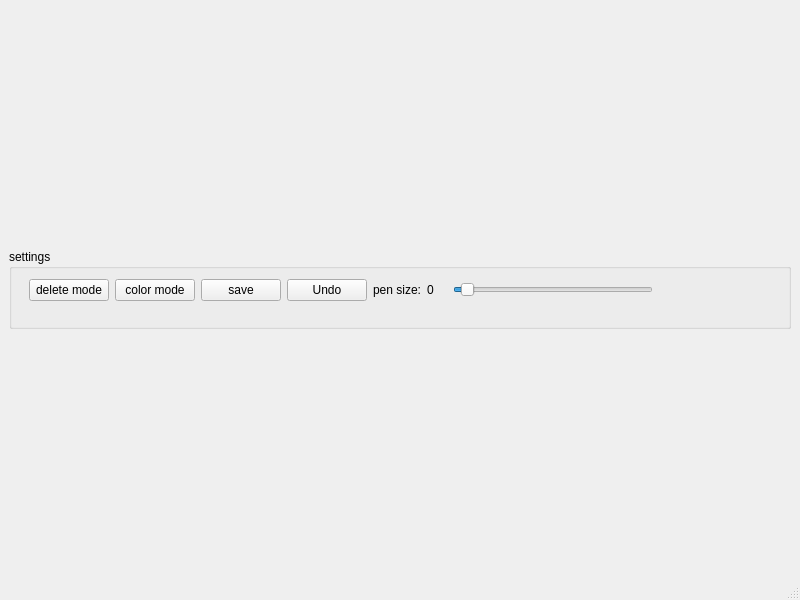
<?xml version="1.0" encoding="UTF-8"?>
<ui version="4.0">
 <class>MainWindow</class>
 <widget class="QMainWindow" name="MainWindow">
  <property name="geometry">
   <rect>
    <x>0</x>
    <y>0</y>
    <width>800</width>
    <height>600</height>
   </rect>
  </property>
  <property name="sizePolicy">
   <sizepolicy hsizetype="Expanding" vsizetype="Expanding">
    <horstretch>0</horstretch>
    <verstretch>0</verstretch>
   </sizepolicy>
  </property>
  <property name="windowTitle">
   <string>MainWindow</string>
  </property>
  <widget class="QWidget" name="centralwidget">
   <property name="sizePolicy">
    <sizepolicy hsizetype="Preferred" vsizetype="Preferred">
     <horstretch>0</horstretch>
     <verstretch>0</verstretch>
    </sizepolicy>
   </property>
   <property name="minimumSize">
    <size>
     <width>200</width>
     <height>300</height>
    </size>
   </property>
   <property name="autoFillBackground">
    <bool>true</bool>
   </property>
   <layout class="QGridLayout" name="gridLayout">
    <item row="2" column="0" colspan="3">
     <layout class="QVBoxLayout" name="verticalLayout">
      <property name="sizeConstraint">
       <enum>QLayout::SetMinimumSize</enum>
      </property>
     </layout>
    </item>
    <item row="1" column="0" colspan="3">
     <widget class="QGroupBox" name="groupBox">
      <property name="sizePolicy">
       <sizepolicy hsizetype="Expanding" vsizetype="Minimum">
        <horstretch>0</horstretch>
        <verstretch>0</verstretch>
       </sizepolicy>
      </property>
      <property name="minimumSize">
       <size>
        <width>0</width>
        <height>80</height>
       </size>
      </property>
      <property name="maximumSize">
       <size>
        <width>16777215</width>
        <height>80</height>
       </size>
      </property>
      <property name="title">
       <string>settings</string>
      </property>
      <widget class="QWidget" name="horizontalLayoutWidget">
       <property name="geometry">
        <rect>
         <x>20</x>
         <y>30</y>
         <width>761</width>
         <height>41</height>
        </rect>
       </property>
       <layout class="QHBoxLayout" name="horizontalLayout">
        <property name="sizeConstraint">
         <enum>QLayout::SetMinAndMaxSize</enum>
        </property>
        <item>
         <widget class="QPushButton" name="deleteButton">
          <property name="maximumSize">
           <size>
            <width>150</width>
            <height>16777215</height>
           </size>
          </property>
          <property name="text">
           <string>delete mode</string>
          </property>
         </widget>
        </item>
        <item>
         <widget class="QPushButton" name="colorButton">
          <property name="maximumSize">
           <size>
            <width>150</width>
            <height>16777215</height>
           </size>
          </property>
          <property name="text">
           <string>color mode</string>
          </property>
         </widget>
        </item>
        <item>
         <widget class="QPushButton" name="saveButton">
          <property name="text">
           <string>save</string>
          </property>
         </widget>
        </item>
        <item>
         <widget class="QPushButton" name="undoButton">
          <property name="maximumSize">
           <size>
            <width>150</width>
            <height>16777215</height>
           </size>
          </property>
          <property name="text">
           <string>Undo</string>
          </property>
         </widget>
        </item>
        <item>
         <widget class="QLabel" name="label">
          <property name="text">
           <string>pen size:</string>
          </property>
         </widget>
        </item>
        <item>
         <widget class="QLabel" name="labelPenSize">
          <property name="minimumSize">
           <size>
            <width>20</width>
            <height>0</height>
           </size>
          </property>
          <property name="text">
           <string>0</string>
          </property>
         </widget>
        </item>
        <item>
         <widget class="QSlider" name="scaleSlider">
          <property name="sizePolicy">
           <sizepolicy hsizetype="Maximum" vsizetype="Fixed">
            <horstretch>0</horstretch>
            <verstretch>0</verstretch>
           </sizepolicy>
          </property>
          <property name="minimumSize">
           <size>
            <width>200</width>
            <height>0</height>
           </size>
          </property>
          <property name="maximumSize">
           <size>
            <width>500</width>
            <height>16777215</height>
           </size>
          </property>
          <property name="minimum">
           <number>1</number>
          </property>
          <property name="maximum">
           <number>100</number>
          </property>
          <property name="value">
           <number>5</number>
          </property>
          <property name="orientation">
           <enum>Qt::Horizontal</enum>
          </property>
         </widget>
        </item>
        <item>
         <spacer name="horizontalSpacer">
          <property name="orientation">
           <enum>Qt::Horizontal</enum>
          </property>
          <property name="sizeHint" stdset="0">
           <size>
            <width>20</width>
            <height>20</height>
           </size>
          </property>
         </spacer>
        </item>
       </layout>
      </widget>
     </widget>
    </item>
   </layout>
  </widget>
  <widget class="QMenuBar" name="menubar">
   <property name="geometry">
    <rect>
     <x>0</x>
     <y>0</y>
     <width>800</width>
     <height>22</height>
    </rect>
   </property>
  </widget>
  <widget class="QStatusBar" name="statusbar"/>
 </widget>
 <resources/>
 <connections/>
</ui>
